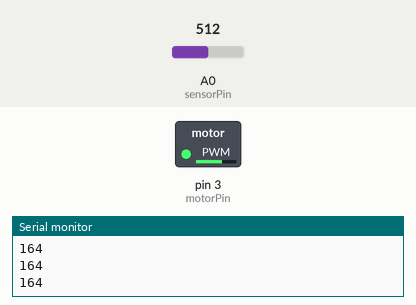
A sketch run on a simulated Arduino Uno, built with avr-gcc and run on an emulated ATmega328P. Shown: switched loads named in the sketch (green lamp = pin HIGH), the last lines printed to the serial monitor. The test bench sets the inputs (shaded band); at power-on: A0 (sensorPin) = 512.

Above: at 1.2 s.
1.3 s: A0 (sensorPin) set to 716
At 2.3 s:
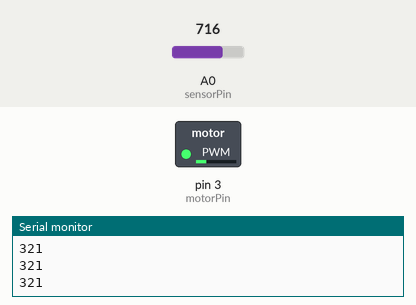
2.8 s: A0 (sensorPin) set to 900
At 3.6 s:
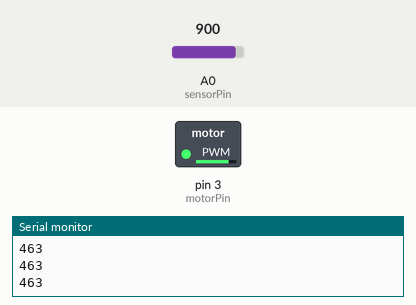
4.3 s: A0 (sensorPin) set to 1023
At 4.6 s:
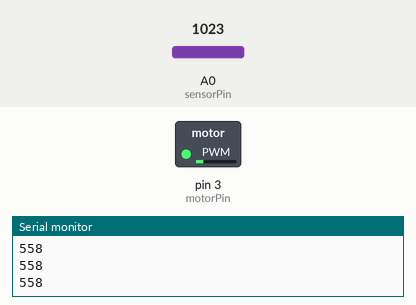
5.8 s: A0 (sensorPin) set to 140
At 7.0 s:
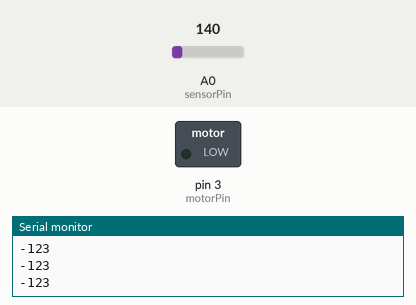
7.3 s: A0 (sensorPin) set to 511
At 8.1 s:
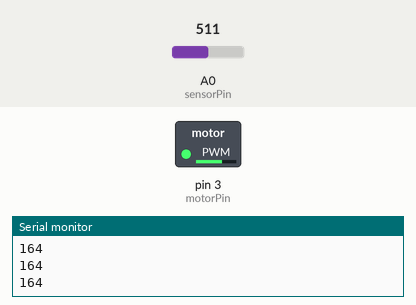
8.8 s: A0 (sensorPin) set to 306
At 9.3 s:
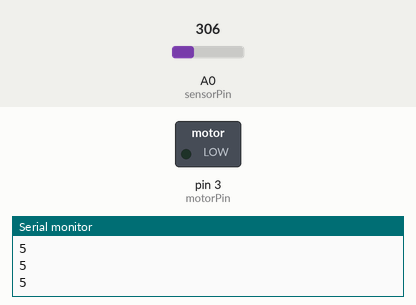
Timing chart, 0 to 11.3 s (numbered marks = the images above; inputs shaded):
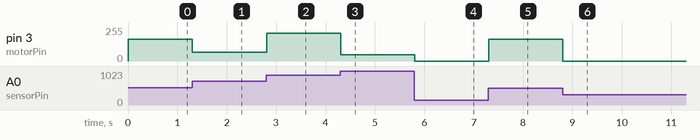

Measured:
- after the input at 1.3 s, pin 3 (motorPin): 164/255 → 65/255 at once
- after the input at 2.8 s, pin 3 (motorPin): 65/255 → 207/255 at once
- after the input at 4.3 s, pin 3 (motorPin): 207/255 → 46/255 at once
- after the input at 5.8 s, pin 3 (motorPin): 46/255 → 0/255 at once
- after the input at 7.3 s, pin 3 (motorPin): 0/255 → 164/255 at once
- after the input at 8.8 s, pin 3 (motorPin): 164/255 → 0/255 at once

The sketch:

redo_7a.ino
```cpp
int sensorPin = A0;
int motorPin = 3;
int sensorValue = 0;


void setup() {
  // put your setup code here, to run once:
  Serial.begin (9600);
  pinMode (motorPin, OUTPUT);
}

void loop() {
  // put your main code here, to run repeatedly:
  sensorValue = analogRead (sensorPin);

  int value = map (sensorValue, 630, 300, 255, 0);
  Serial.println (value);
//  analogWrite(motorPin, value);

  if (value >150) { //when it is dark, increase speed as darker
    analogWrite(motorPin, value);
  } else { //when it is bright, stop the motor
    analogWrite(motorPin, 0);
  }
}
```
